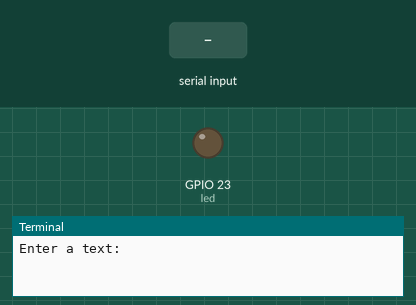
This program was run on a simulated Raspberry Pi (BCM pin numbers). Shown: output pins drawn as LEDs (lit = HIGH), the last lines printed to the terminal. Inputs (shaded band) come from the test bench. At 4.6 s the program stops and its outputs stay as they are.

Above: at 1.2 s.
1.3 s: "-" typed at the terminal, then Enter
At 1.5 s:
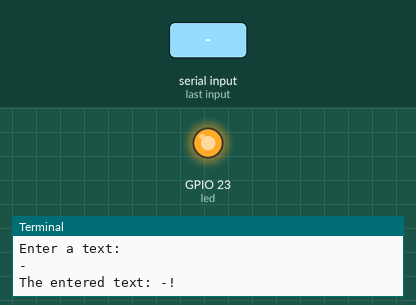
Timing chart, 0 to 5.4 s (numbered marks = the images above; inputs shaded):
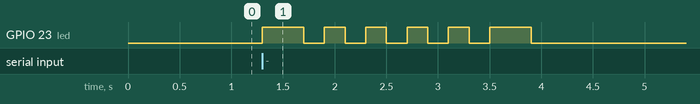

Measured:
- after the input at 1.3 s, GPIO 23 (led): goes HIGH 0.40 s, 4 × (LOW 0.20 s, HIGH 0.20 s), LOW 0.20 s, HIGH 0.40 s, then LOW, starting at once

The program:

mors.py
```python
import json
import RPi.GPIO as GPIO
import time

GPIO.setmode(GPIO.BCM)
led = 23
GPIO.setup(led, GPIO.OUT)

with open("mors2.txt") as my_file:
    mors1 = my_file.read()
mors = json.loads(mors1)


def dot():
    GPIO.output(led, 1)
    time.sleep(0.2)
    GPIO.output(led, 0)
    time.sleep(0.2)


def line():
    GPIO.output(led, 1)
    time.sleep(0.4)
    GPIO.output(led, 0)
    time.sleep(0.2)


input1 = input("Enter a text: ")
print(f"The entered text: {input1}!")
for char in input1:
    for symbol in mors[char.upper()]:
        if symbol == "-":
            line()
        elif symbol == ".":
            dot()
        else:
            time.sleep(0.2)
    time.sleep(0.5)

GPIO.cleanup()
```
